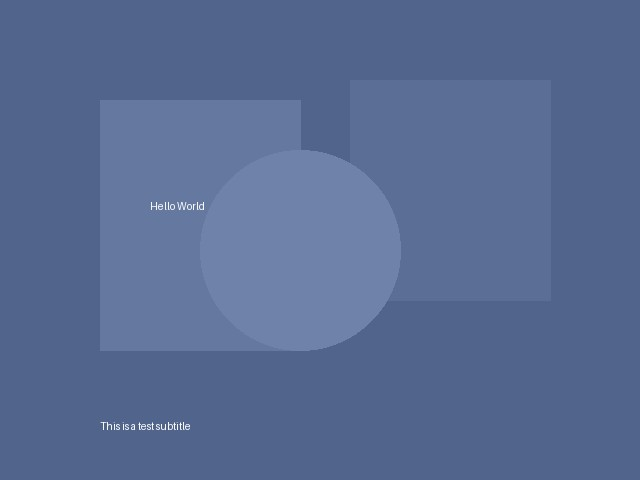
#> input picture test_with_subtitle.jpg, 640 x 480 px
$ python -i detector.py   (imports and definitions only)
#> lines starting #> are read from the running program, lines starting #| are printed output that depends on the picture; after the words box and inside, x2 and y2 are one past the last pixel; in counts of white or black regions, pixels touching at a corner belong together
#> further down, picture is the input picture: shape (480, 640, 3); mean B, G, R 146.7, 106.8, 87.8
"""水印和字幕检测模块

提供两种检测方式:
1. 字幕检测 - 检测画面底部的白色/亮色文字
2. 水印检测 - 检测半透明叠加的 logo/文字水印
"""

import cv2
import numpy as np
from typing import Tuple, Optional, List


class SubtitleDetector:
    """字幕检测器 - 检测画面底部区域的文字"""

    def __init__(
        self,
        bottom_ratio: float = 0.25,
        min_text_height: int = 10,
        max_text_height: int = 80,
        sensitivity: float = 0.7,
    ):
        """
        Args:
            bottom_ratio: 从底部开始检测的区域比例 (0.0-1.0)
            min_text_height: 最小文字高度 (像素)
            max_text_height: 最大文字高度 (像素)
            sensitivity: 灵敏度 (0.0-1.0)，越高越敏感
        """
        self.bottom_ratio = bottom_ratio
        self.min_text_height = min_text_height
        self.max_text_height = max_text_height
        self.sensitivity = sensitivity

    def detect(self, frame: np.ndarray) -> np.ndarray:
        """检测字幕区域，返回二值掩码

        Args:
            frame: BGR格式的图像

        Returns:
            二值掩码 (255=字幕区域, 0=背景)
        """
        h, w = frame.shape[:2]
#> h = 480; w = 640
        # 只处理底部区域
        y_start = int(h * (1 - self.bottom_ratio))
#> y_start = 360
        roi = frame[y_start:, :]
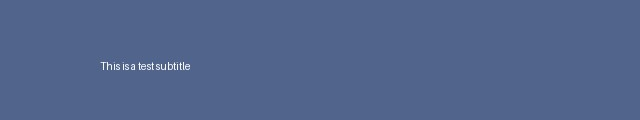
#> roi: shape (120, 640, 3); mean B, G, R 140.3, 100.4, 81.5

        # 转灰度
        gray = cv2.cvtColor(roi, cv2.COLOR_BGR2GRAY)
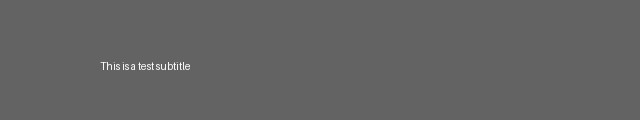
#> gray: shape (120, 640); min 86, max 252, mean 99.4

        # 二值化 - 检测亮色文字 (白色/黄色字幕)
        # 字幕通常是白色或浅色，带深色描边
        _, bright_mask = cv2.threshold(gray, 200, 255, cv2.THRESH_BINARY)
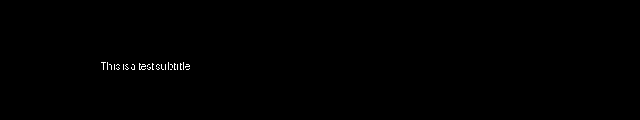
#> bright_mask: shape (120, 640); 0.25% white in thin lines or dots, all inside (x1, y1, x2, y2) = (101, 62, 190, 70)

        # 也检测有描边的字幕 (HSV中高亮度高饱和度 -> 黄色字幕)
        hsv = cv2.cvtColor(roi, cv2.COLOR_BGR2HSV)
#> hsv: shape (120, 640, 3); mean H, S, V 110, 106.6, 140.3
        # 白色字幕
        white_mask = cv2.inRange(hsv, np.array([0, 0, 200]), np.array([180, 50, 255]))
        # 黄色字幕
        yellow_mask = cv2.inRange(hsv, np.array([15, 100, 200]), np.array([35, 255, 255]))
#> yellow_mask: shape (120, 640); every value is 0
        # 合并
        text_mask = cv2.bitwise_or(bright_mask, white_mask)
        text_mask = cv2.bitwise_or(text_mask, yellow_mask)

        # 形态学操作 - 连接文字笔画
        kernel_close = cv2.getStructuringElement(
            cv2.MORPH_RECT, (15, max(3, self.min_text_height // 2))
        )
        text_mask = cv2.morphologyEx(text_mask, cv2.MORPH_CLOSE, kernel_close)
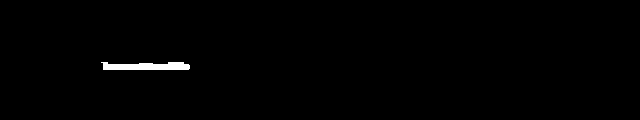
#> text_mask: shape (120, 640); 0.75% white; 1 white region, box (x1, y1, x2, y2) and area: (101, 62, 190, 70) 578

        # 膨胀以覆盖文字描边
        kernel_dilate = cv2.getStructuringElement(cv2.MORPH_RECT, (5, 5))
        text_mask = cv2.dilate(text_mask, kernel_dilate, iterations=2)
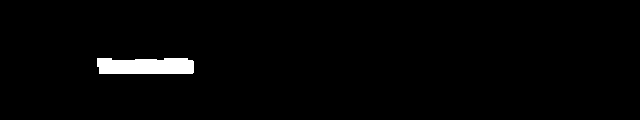
#> text_mask: shape (120, 640); 1.9% white; 1 white region

        # 过滤 - 只保留符合字幕尺寸的区域
        contours, _ = cv2.findContours(text_mask, cv2.RETR_EXTERNAL, cv2.CHAIN_APPROX_SIMPLE)
#> contours = 1 contour; box (x1, y1, x2, y2) and area: (97, 58, 194, 74) 1331
        result_mask = np.zeros_like(text_mask)

        for contour in contours:
            x, y, cw, ch = cv2.boundingRect(contour)
            if self.min_text_height <= ch <= self.max_text_height and cw > 20:
                # 过滤掉太小的噪点
                area_ratio = cv2.contourArea(contour) / (cw * ch)
                if area_ratio > 0.1 * self.sensitivity:
                    cv2.drawContours(result_mask, [contour], -1, 255, -1)
#> this loop made 1 pass
#> (x, y, cw, ch, area_ratio) on pass 1: (97, 58, 97, 16, 0.858)

        # 扩展掩码到原始帧大小 (填充到上方)
        full_mask = np.zeros((h, w), dtype=np.uint8)
        full_mask[y_start:, :] = result_mask
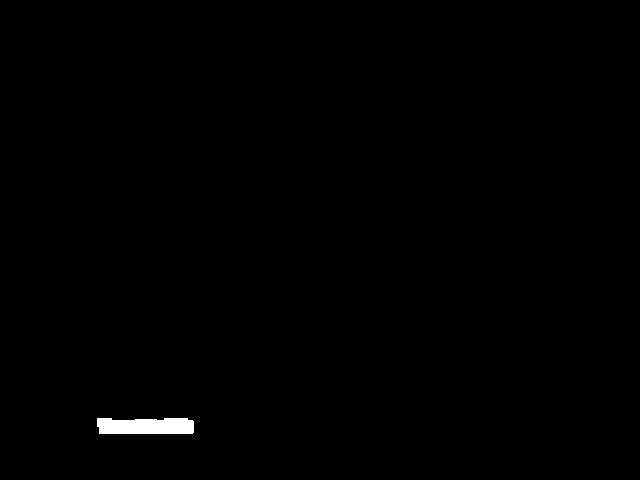
#> full_mask: shape (480, 640); 0.47% white; 1 white region, box (x1, y1, x2, y2) and area: (97, 418, 194, 434) 1442

        return full_mask


class WatermarkDetector:
    """水印检测器 - 检测图片/视频中的水印"""

    # [106 lines left out: functions __init__, detect, _detect_in_region, detect_with_mask, not called in this run]

>>> import cv2
>>> picture = cv2.imread('../test_with_subtitle.jpg')
>>> result = SubtitleDetector().detect(picture)
